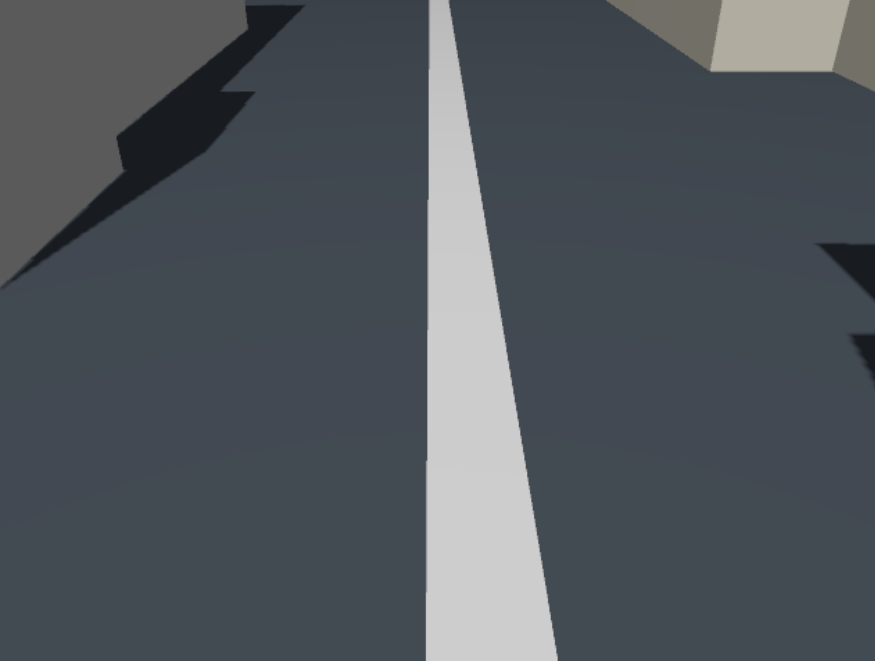
#> input picture src/alexx_py/imagens_teste/teste_pista1.png, 875 x 661 px, found by its file name
$ python teste_cv.py
#> lines starting #> are read from the running program, lines starting #| are printed output that depends on the picture; after the words box and inside, x2 and y2 are one past the last pixel; in counts of white or black regions, pixels touching at a corner belong together
import cv2

# Caminho para a sua imagem (substitua pelo caminho real)
image_path = '/home/kifelix/Downloads/teste_pista1.png'  # Exemplo: '/home/user/floor_image.jpg'
# 1. Ler a imagem

image = cv2.imread(image_path)
#> image is the input picture: shape (661, 875, 3); mean B, G, R 92.1, 85.7, 79.7
# Verificar se a imagem foi carregada

if image is None:
    print("Erro: Não foi possível carregar a imagem. Verifique o caminho.")
    exit()

# 2. Converter para escala de cinza
gray_image = cv2.cvtColor(image, cv2.COLOR_BGR2GRAY)

# 3. Aplicar thresholding para identificar a linha branca
# Threshold: pixels acima de 200 (aprox. branco) ficam brancos (255), outros pretos (0)
# Ajuste o valor 200 conforme a iluminação da sua imagem (teste valores entre 150-250)
thresh_value = 200
_, binary_image = cv2.threshold(gray_image, thresh_value, 255, cv2.THRESH_BINARY)
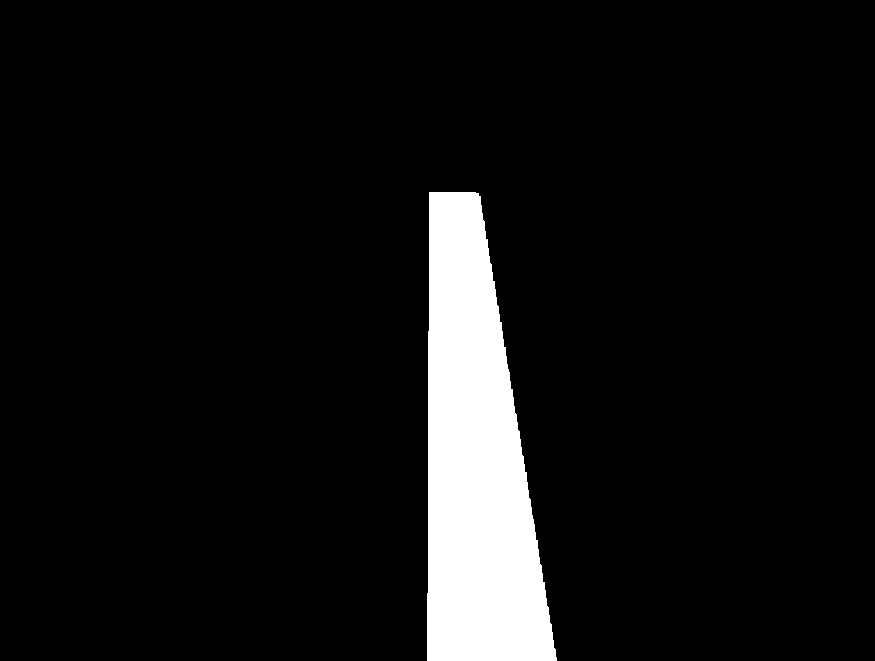
#> binary_image: shape (661, 875); 7.3% white; 1 white region, box (x1, y1, x2, y2) and area: (427, 192, 557, 661) 42214

# (Opcional) Aplicar um filtro para suavizar ruídos (ex.: Gaussian Blur antes do threshold)
# gray_image = cv2.GaussianBlur(gray_image, (5, 5), 0)
# _, binary_image = cv2.threshold(gray_image, thresh_value, 255, cv2.THRESH_BINARY)
# 4. Mostrar as imagens (para visualização)
cv2.imshow('Imagem Original', image)
cv2.imshow('Imagem em Cinza', gray_image)
cv2.imshow('Linha Detectada (Binarizada)', binary_image)

# Aguardar tecla para fechar (pressione qualquer tecla)
cv2.waitKey(0)
cv2.destroyAllWindows()

# (Opcional) Salvar a imagem binarizada
cv2.imwrite('linha_detectada.jpg', binary_image)
print("Imagem binarizada salva como 'linha_detectada.jpg'")
